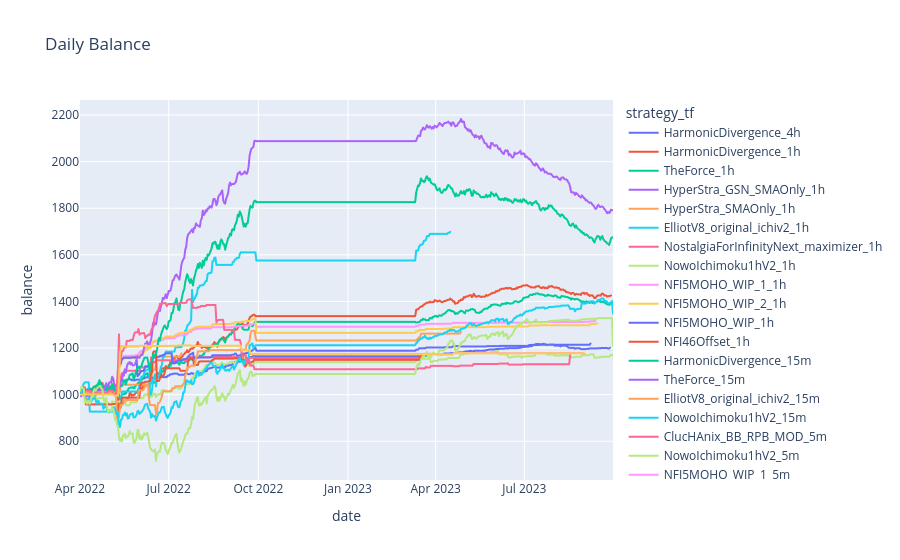
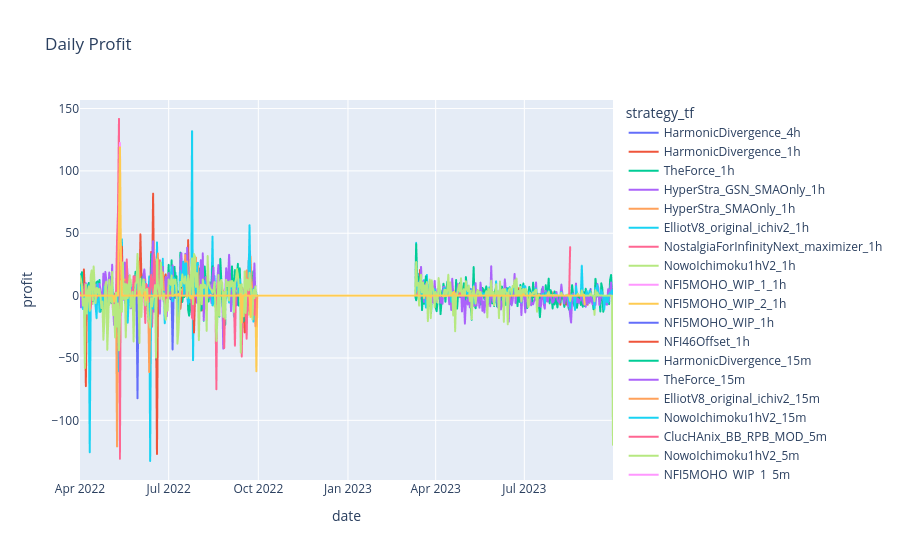
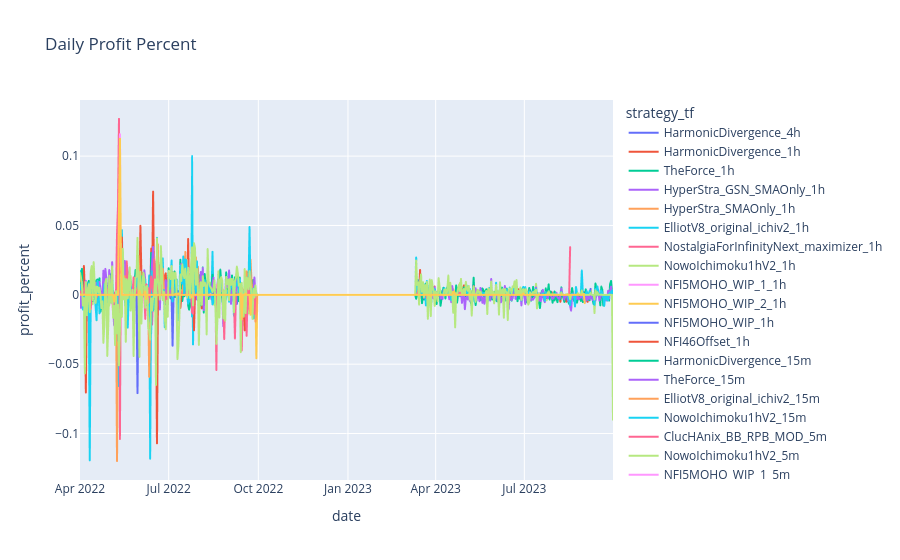

Notebook code cell kept with these figures, in order:
### Markdown cell above
# Plots & Data Analysis

### Code cell
# Plots Daily Balance for each strategy_timeframe 
fig = px.line(summary_df, x='date', y='balance', color= 'strategy_tf', title='Daily Balance')
fig.show()
# Plots Daily Profit for each strategy
fig = px.line(summary_df, x='date', y='profit', color='strategy_tf', title='Daily Profit')
fig.show()
# Plots Daily Profit Percent for each strategy
fig = px.line(summary_df, x='date', y='profit_percent', color='strategy_tf', title='Daily Profit Percent')
fig.show()

### Figure 1 — Plotly figure (JSON) as saved in the notebook; plotly's stock layout.template omitted (floating-point values rounded to 4 significant figures; data arrays with more than 128 entries replaced by an {"elided": "..."} marker saying what was removed)
{"data": [{"hovertemplate": "strategy_tf=HarmonicDivergence_4h<br>date=%{x}<br>balance=%{y}<extra></extra>", "legendgroup": "HarmonicDivergence_4h", "line": {"color": "#636efa", "dash": "solid"}, "marker": {"symbol": "circle"}, "mode": "lines", "name": "HarmonicDivergence_4h", "showlegend": true, "type": "scattergl", "x": {"elided": "545 str values"}, "xaxis": "x", "y": {"elided": "545 float values"}, "yaxis": "y"}, {"hovertemplate": "strategy_tf=HarmonicDivergence_1h<br>date=%{x}<br>balance=%{y}<extra></extra>", "legendgroup": "HarmonicDivergence_1h", "line": {"color": "#EF553B", "dash": "solid"}, "marker": {"symbol": "circle"}, "mode": "lines", "name": "HarmonicDivergence_1h", "showlegend": true, "type": "scattergl", "x": {"elided": "546 str values"}, "xaxis": "x", "y": {"elided": "546 float values"}, "yaxis": "y"}, {"hovertemplate": "strategy_tf=TheForce_1h<br>date=%{x}<br>balance=%{y}<extra></extra>", "legendgroup": "TheForce_1h", "line": {"color": "#00cc96", "dash": "solid"}, "marker": {"symbol": "circle"}, "mode": "lines", "name": "TheForce_1h", "showlegend": true, "type": "scattergl", "x": {"elided": "546 str values"}, "xaxis": "x", "y": {"elided": "546 float values"}, "yaxis": "y"}, {"hovertemplate": "strategy_tf=HyperStra_GSN_SMAOnly_1h<br>date=%{x}<br>balance=%{y}<extra></extra>", "legendgroup": "HyperStra_GSN_SMAOnly_1h", "line": {"color": "#ab63fa", "dash": "solid"}, "marker": {"symbol": "circle"}, "mode": "lines", "name": "HyperStra_GSN_SMAOnly_1h", "showlegend": true, "type": "scattergl", "x": ["2022-05-12", "2022-05-13", "2022-05-14", "2022-05-15", "2022-05-16", "2022-05-17", "2022-05-18", "2022-05-19", "2022-05-20", "2022-05-21", "2022-05-22", "2022-05-23", "2022-05-24", "2022-05-25", "2022-05-26", "2022-05-27", "2022-05-28", "2022-05-29", "2022-05-30", "2022-05-31", "2022-06-01", "2022-06-02", "2022-06-03", "2022-06-04", "2022-06-05", "2022-06-06", "2022-06-07", "2022-06-08", "2022-06-09", "2022-06-10", "2022-06-11", "2022-06-12", "2022-06-13", "2022-06-14", "2022-06-15", "2022-06-16", "2022-06-17", "2022-06-18", "2022-06-19", "2022-06-20", "2022-06-21", "2022-06-22", "2022-06-23", "2022-06-24", "2022-06-25", "2022-06-26", "2022-06-27", "2022-06-28", "2022-06-29", "2022-06-30", "2022-07-01", "2022-07-02", "2022-07-03", "2022-07-04", "2022-07-05", "2022-07-06", "2022-07-07", "2022-07-08", "2022-07-09", "2022-07-10", "2022-07-11", "2022-07-12", "2022-07-13", "2022-07-14"], "xaxis": "x", "y": [1012.0, 1043.0, 1043.0, 1043.0, 1043.0, 1043.0, 1043.0, 1043.0, 1043.0, 1043.0, 1043.0, 1043.0, 1043.0, 1043.0, 1043.0, 1043.0, 1043.0, 1043.0, 1043.0, 1043.0, 1043.0, 1043.0, 1043.0, 1043.0, 1043.0, 1043.0, 1043.0, 1043.0, 1043.0, 1043.0, 1043.0, 1043.0, 1078.0, 1087.0, 1108.0, 1108.0, 1108.0, 1129.0, 1163.0, 1163.0, 1163.0, 1163.0, 1163.0, 1163.0, 1163.0, 1163.0, 1163.0, 1163.0, 1163.0, 1163.0, 1163.0, 1163.0, 1163.0, 1163.0, 1163.0, 1163.0, 1163.0, 1163.0, 1163.0, 1163.0, 1163.0, 1163.0, 1168.0, 1178.0], "yaxis": "y"}, {"hovertemplate": "strategy_tf=HyperStra_SMAOnly_1h<br>date=%{x}<br>balance=%{y}<extra></extra>", "legendgroup": "HyperStra_SMAOnly_1h", "line": {"color": "#FFA15A", "dash": "solid"}, "marker": {"symbol": "circle"}, "mode": "lines", "name": "HyperStra_SMAOnly_1h", "showlegend": true, "type": "scattergl", "x": ["2022-05-12", "2022-05-13", "2022-05-14", "2022-05-15", "2022-05-16", "2022-05-17", "2022-05-18", "2022-05-19", "2022-05-20", "2022-05-21", "2022-05-22", "2022-05-23", "2022-05-24", "2022-05-25", "2022-05-26", "2022-05-27", "2022-05-28", "2022-05-29", "2022-05-30", "2022-05-31", "2022-06-01", "2022-06-02", "2022-06-03", "2022-06-04", "2022-06-05", "2022-06-06", "2022-06-07", "2022-06-08", "2022-06-09", "2022-06-10", "2022-06-11", "2022-06-12", "2022-06-13", "2022-06-14", "2022-06-15", "2022-06-16", "2022-06-17", "2022-06-18", "2022-06-19", "2022-06-20", "2022-06-21", "2022-06-22", "2022-06-23", "2022-06-24", "2022-06-25", "2022-06-26", "2022-06-27", "2022-06-28", "2022-06-29", "2022-06-30", "2022-07-01", "2022-07-02", "2022-07-03", "2022-07-04", "2022-07-05", "2022-07-06", "2022-07-07", "2022-07-08", "2022-07-09", "2022-07-10", "2022-07-11", "2022-07-12", "2022-07-13", "2022-07-14"], "xaxis": "x", "y": [1012.0, 1043.0, 1043.0, 1043.0, 1043.0, 1043.0, 1043.0, 1043.0, 1043.0, 1043.0, 1043.0, 1043.0, 1043.0, 1043.0, 1043.0, 1043.0, 1043.0, 1043.0, 1043.0, 1043.0, 1043.0, 1043.0, 1043.0, 1043.0, 1043.0, 1043.0, 1043.0, 1043.0, 1043.0, 1043.0, 1043.0, 1043.0, 1078.0, 1087.0, 1108.0, 1108.0, 1108.0, 1129.0, 1163.0, 1163.0, 1163.0, 1163.0, 1163.0, 1163.0, 1163.0, 1163.0, 1163.0, 1163.0, 1163.0, 1163.0, 1163.0, 1163.0, 1163.0, 1163.0, 1163.0, 1163.0, 1163.0, 1163.0, 1163.0, 1163.0, 1163.0, 1163.0, 1168.0, 1178.0], "yaxis": "y"}, {"hovertemplate": "strategy_tf=ElliotV8_original_ichiv2_1h<br>date=%{x}<br>balance=%{y}<extra></extra>", "legendgroup": "ElliotV8_original_ichiv2_1h", "line": {"color": "#19d3f3", "dash": "solid"}, "marker": {"symbol": "circle"}, "mode": "lines", "name": "ElliotV8_original_ichiv2_1h", "showlegend": true, "type": "scattergl", "x": {"elided": "381 str values"}, "xaxis": "x", "y": {"elided": "381 float values"}, "yaxis": "y"}, {"hovertemplate": "strategy_tf=NostalgiaForInfinityNext_maximizer_1h<br>date=%{x}<br>balance=%{y}<extra></extra>", "legendgroup": "NostalgiaForInfinityNext_maximizer_1h", "line": {"color": "#FF6692", "dash": "solid"}, "marker": {"symbol": "circle"}, "mode": "lines", "name": "NostalgiaForInfinityNext_maximizer_1h", "showlegend": true, "type": "scattergl", "x": {"elided": "347 str values"}, "xaxis": "x", "y": {"elided": "347 float values"}, "yaxis": "y"}, {"hovertemplate": "strategy_tf=NowoIchimoku1hV2_1h<br>date=%{x}<br>balance=%{y}<extra></extra>", "legendgroup": "NowoIchimoku1hV2_1h", "line": {"color": "#B6E880", "dash": "solid"}, "marker": {"symbol": "circle"}, "mode": "lines", "name": "NowoIchimoku1hV2_1h", "showlegend": true, "type": "scattergl", "x": {"elided": "548 str values"}, "xaxis": "x", "y": {"elided": "548 float values"}, "yaxis": "y"}, {"hovertemplate": "strategy_tf=NFI5MOHO_WIP_1_1h<br>date=%{x}<br>balance=%{y}<extra></extra>", "legendgroup": "NFI5MOHO_WIP_1_1h", "line": {"color": "#FF97FF", "dash": "solid"}, "marker": {"symbol": "circle"}, "mode": "lines", "name": "NFI5MOHO_WIP_1_1h", "showlegend": true, "type": "scattergl", "x": {"elided": "530 str values"}, "xaxis": "x", "y": {"elided": "530 float values"}, "yaxis": "y"}, {"hovertemplate": "strategy_tf=NFI5MOHO_WIP_2_1h<br>date=%{x}<br>balance=%{y}<extra></extra>", "legendgroup": "NFI5MOHO_WIP_2_1h", "line": {"color": "#FECB52", "dash": "solid"}, "marker": {"symbol": "circle"}, "mode": "lines", "name": "NFI5MOHO_WIP_2_1h", "showlegend": true, "type": "scattergl", "x": {"elided": "532 str values"}, "xaxis": "x", "y": {"elided": "532 float values"}, "yaxis": "y"}, {"hovertemplate": "strategy_tf=NFI5MOHO_WIP_1h<br>date=%{x}<br>balance=%{y}<extra></extra>", "legendgroup": "NFI5MOHO_WIP_1h", "line": {"color": "#636efa", "dash": "solid"}, "marker": {"symbol": "circle"}, "mode": "lines", "name": "NFI5MOHO_WIP_1h", "showlegend": true, "type": "scattergl", "x": {"elided": "525 str values"}, "xaxis": "x", "y": {"elided": "525 float values"}, "yaxis": "y"}, {"hovertemplate": "strategy_tf=NFI46Offset_1h<br>date=%{x}<br>balance=%{y}<extra></extra>", "legendgroup": "NFI46Offset_1h", "line": {"color": "#EF553B", "dash": "solid"}, "marker": {"symbol": "circle"}, "mode": "lines", "name": "NFI46Offset_1h", "showlegend": true, "type": "scattergl", "x": {"elided": "356 str values"}, "xaxis": "x", "y": {"elided": "356 float values"}, "yaxis": "y"}, {"hovertemplate": "strategy_tf=HarmonicDivergence_15m<br>date=%{x}<br>balance=%{y}<extra></extra>", "legendgroup": "HarmonicDivergence_15m", "line": {"color": "#00cc96", "dash": "solid"}, "marker": {"symbol": "circle"}, "mode": "lines", "name": "HarmonicDivergence_15m", "showlegend": true, "type": "scattergl", "x": {"elided": "548 str values"}, "xaxis": "x", "y": {"elided": "548 float values"}, "yaxis": "y"}, {"hovertemplate": "strategy_tf=TheForce_15m<br>date=%{x}<br>balance=%{y}<extra></extra>", "legendgroup": "TheForce_15m", "line": {"color": "#ab63fa", "dash": "solid"}, "marker": {"symbol": "circle"}, "mode": "lines", "name": "TheForce_15m", "showlegend": true, "type": "scattergl", "x": {"elided": "548 str values"}, "xaxis": "x", "y": {"elided": "548 float values"}, "yaxis": "y"}, {"hovertemplate": "strategy_tf=ElliotV8_original_ichiv2_15m<br>date=%{x}<br>balance=%{y}<extra></extra>", "legendgroup": "ElliotV8_original_ichiv2_15m", "line": {"color": "#FFA15A", "dash": "solid"}, "marker": {"symbol": "circle"}, "mode": "lines", "name": "ElliotV8_original_ichiv2_15m", "showlegend": true, "type": "scattergl", "x": {"elided": "390 str values"}, "xaxis": "x", "y": {"elided": "390 float values"}, "yaxis": "y"}, {"hovertemplate": "strategy_tf=NowoIchimoku1hV2_15m<br>date=%{x}<br>balance=%{y}<extra></extra>", "legendgroup": "NowoIchimoku1hV2_15m", "line": {"color": "#19d3f3", "dash": "solid"}, "marker": {"symbol": "circle"}, "mode": "lines", "name": "NowoIchimoku1hV2_15m", "showlegend": true, "type": "scattergl", "x": {"elided": "548 str values"}, "xaxis": "x", "y": {"elided": "548 float values"}, "yaxis": "y"}, {"hovertemplate": "strategy_tf=ClucHAnix_BB_RPB_MOD_5m<br>date=%{x}<br>balance=%{y}<extra></extra>", "legendgroup": "ClucHAnix_BB_RPB_MOD_5m", "line": {"color": "#FF6692", "dash": "solid"}, "marker": {"symbol": "circle"}, "mode": "lines", "name": "ClucHAnix_BB_RPB_MOD_5m", "showlegend": true, "type": "scattergl", "x": {"elided": "504 str values"}, "xaxis": "x", "y": {"elided": "504 float values"}, "yaxis": "y"}, {"hovertemplate": "strategy_tf=NowoIchimoku1hV2_5m<br>date=%{x}<br>balance=%{y}<extra></extra>", "legendgroup": "NowoIchimoku1hV2_5m", "line": {"color": "#B6E880", "dash": "solid"}, "marker": {"symbol": "circle"}, "mode": "lines", "name": "NowoIchimoku1hV2_5m", "showlegend": true, "type": "scattergl", "x": {"elided": "548 str values"}, "xaxis": "x", "y": {"elided": "548 float values"}, "yaxis": "y"}, {"hovertemplate": "strategy_tf=NFI5MOHO_WIP_1_5m<br>date=%{x}<br>balance=%{y}<extra></extra>", "legendgroup": "NFI5MOHO_WIP_1_5m", "line": {"color": "#FF97FF", "dash": "solid"}, "marker": {"symbol": "circle"}, "mode": "lines", "name": "NFI5MOHO_WIP_1_5m", "showlegend": true, "type": "scattergl", "x": {"elided": "519 str values"}, "xaxis": "x", "y": {"elided": "519 float values"}, "yaxis": "y"}, {"hovertemplate": "strategy_tf=NFI5MOHO_WIP_2_5m<br>date=%{x}<br>balance=%{y}<extra></extra>", "legendgroup": "NFI5MOHO_WIP_2_5m", "line": {"color": "#FECB52", "dash": "solid"}, "marker": {"symbol": "circle"}, "mode": "lines", "name": "NFI5MOHO_WIP_2_5m", "showlegend": true, "type": "scattergl", "x": {"elided": "519 str values"}, "xaxis": "x", "y": {"elided": "519 float values"}, "yaxis": "y"}], "layout": {"legend": {"title": {"text": "strategy_tf"}, "tracegroupgap": 0}, "title": {"text": "Daily Balance"}, "xaxis": {"anchor": "y", "domain": [0, 1], "title": {"text": "date"}}, "yaxis": {"anchor": "x", "domain": [0, 1], "title": {"text": "balance"}}}}

### Figure 2 — Plotly figure (JSON) as saved in the notebook; plotly's stock layout.template omitted (floating-point values rounded to 4 significant figures; data arrays with more than 128 entries replaced by an {"elided": "..."} marker saying what was removed)
{"data": [{"hovertemplate": "strategy_tf=HarmonicDivergence_4h<br>date=%{x}<br>profit=%{y}<extra></extra>", "legendgroup": "HarmonicDivergence_4h", "line": {"color": "#636efa", "dash": "solid"}, "marker": {"symbol": "circle"}, "mode": "lines", "name": "HarmonicDivergence_4h", "showlegend": true, "type": "scattergl", "x": {"elided": "545 str values"}, "xaxis": "x", "y": {"elided": "545 float values"}, "yaxis": "y"}, {"hovertemplate": "strategy_tf=HarmonicDivergence_1h<br>date=%{x}<br>profit=%{y}<extra></extra>", "legendgroup": "HarmonicDivergence_1h", "line": {"color": "#EF553B", "dash": "solid"}, "marker": {"symbol": "circle"}, "mode": "lines", "name": "HarmonicDivergence_1h", "showlegend": true, "type": "scattergl", "x": {"elided": "546 str values"}, "xaxis": "x", "y": {"elided": "546 float values"}, "yaxis": "y"}, {"hovertemplate": "strategy_tf=TheForce_1h<br>date=%{x}<br>profit=%{y}<extra></extra>", "legendgroup": "TheForce_1h", "line": {"color": "#00cc96", "dash": "solid"}, "marker": {"symbol": "circle"}, "mode": "lines", "name": "TheForce_1h", "showlegend": true, "type": "scattergl", "x": {"elided": "546 str values"}, "xaxis": "x", "y": {"elided": "546 float values"}, "yaxis": "y"}, {"hovertemplate": "strategy_tf=HyperStra_GSN_SMAOnly_1h<br>date=%{x}<br>profit=%{y}<extra></extra>", "legendgroup": "HyperStra_GSN_SMAOnly_1h", "line": {"color": "#ab63fa", "dash": "solid"}, "marker": {"symbol": "circle"}, "mode": "lines", "name": "HyperStra_GSN_SMAOnly_1h", "showlegend": true, "type": "scattergl", "x": ["2022-05-12", "2022-05-13", "2022-05-14", "2022-05-15", "2022-05-16", "2022-05-17", "2022-05-18", "2022-05-19", "2022-05-20", "2022-05-21", "2022-05-22", "2022-05-23", "2022-05-24", "2022-05-25", "2022-05-26", "2022-05-27", "2022-05-28", "2022-05-29", "2022-05-30", "2022-05-31", "2022-06-01", "2022-06-02", "2022-06-03", "2022-06-04", "2022-06-05", "2022-06-06", "2022-06-07", "2022-06-08", "2022-06-09", "2022-06-10", "2022-06-11", "2022-06-12", "2022-06-13", "2022-06-14", "2022-06-15", "2022-06-16", "2022-06-17", "2022-06-18", "2022-06-19", "2022-06-20", "2022-06-21", "2022-06-22", "2022-06-23", "2022-06-24", "2022-06-25", "2022-06-26", "2022-06-27", "2022-06-28", "2022-06-29", "2022-06-30", "2022-07-01", "2022-07-02", "2022-07-03", "2022-07-04", "2022-07-05", "2022-07-06", "2022-07-07", "2022-07-08", "2022-07-09", "2022-07-10", "2022-07-11", "2022-07-12", "2022-07-13", "2022-07-14"], "xaxis": "x", "y": [12.48, 30.36, 0.0, 0.0, 0.0, 0.0, 0.0, 0.0, 0.0, 0.0, 0.0, 0.0, 0.0, 0.0, 0.0, 0.0, 0.0, 0.0, 0.0, 0.0, 0.0, 0.0, 0.0, 0.0, 0.0, 0.0, 0.0, 0.0, 0.0, 0.0, 0.0, 0.0, 34.78, 8.956, 21.08, 0.0, 0.0, 21.8, 33.94, 0.0, 0.0, 0.0, 0.0, 0.0, 0.0, 0.0, 0.0, 0.0, 0.0, 0.0, 0.0, 0.0, 0.0, 0.0, 0.0, 0.0, 0.0, 0.0, 0.0, 0.0, 0.0, 0.0, 4.63, 9.561], "yaxis": "y"}, {"hovertemplate": "strategy_tf=HyperStra_SMAOnly_1h<br>date=%{x}<br>profit=%{y}<extra></extra>", "legendgroup": "HyperStra_SMAOnly_1h", "line": {"color": "#FFA15A", "dash": "solid"}, "marker": {"symbol": "circle"}, "mode": "lines", "name": "HyperStra_SMAOnly_1h", "showlegend": true, "type": "scattergl", "x": ["2022-05-12", "2022-05-13", "2022-05-14", "2022-05-15", "2022-05-16", "2022-05-17", "2022-05-18", "2022-05-19", "2022-05-20", "2022-05-21", "2022-05-22", "2022-05-23", "2022-05-24", "2022-05-25", "2022-05-26", "2022-05-27", "2022-05-28", "2022-05-29", "2022-05-30", "2022-05-31", "2022-06-01", "2022-06-02", "2022-06-03", "2022-06-04", "2022-06-05", "2022-06-06", "2022-06-07", "2022-06-08", "2022-06-09", "2022-06-10", "2022-06-11", "2022-06-12", "2022-06-13", "2022-06-14", "2022-06-15", "2022-06-16", "2022-06-17", "2022-06-18", "2022-06-19", "2022-06-20", "2022-06-21", "2022-06-22", "2022-06-23", "2022-06-24", "2022-06-25", "2022-06-26", "2022-06-27", "2022-06-28", "2022-06-29", "2022-06-30", "2022-07-01", "2022-07-02", "2022-07-03", "2022-07-04", "2022-07-05", "2022-07-06", "2022-07-07", "2022-07-08", "2022-07-09", "2022-07-10", "2022-07-11", "2022-07-12", "2022-07-13", "2022-07-14"], "xaxis": "x", "y": [12.48, 30.36, 0.0, 0.0, 0.0, 0.0, 0.0, 0.0, 0.0, 0.0, 0.0, 0.0, 0.0, 0.0, 0.0, 0.0, 0.0, 0.0, 0.0, 0.0, 0.0, 0.0, 0.0, 0.0, 0.0, 0.0, 0.0, 0.0, 0.0, 0.0, 0.0, 0.0, 34.78, 8.956, 21.08, 0.0, 0.0, 21.8, 33.94, 0.0, 0.0, 0.0, 0.0, 0.0, 0.0, 0.0, 0.0, 0.0, 0.0, 0.0, 0.0, 0.0, 0.0, 0.0, 0.0, 0.0, 0.0, 0.0, 0.0, 0.0, 0.0, 0.0, 4.63, 9.561], "yaxis": "y"}, {"hovertemplate": "strategy_tf=ElliotV8_original_ichiv2_1h<br>date=%{x}<br>profit=%{y}<extra></extra>", "legendgroup": "ElliotV8_original_ichiv2_1h", "line": {"color": "#19d3f3", "dash": "solid"}, "marker": {"symbol": "circle"}, "mode": "lines", "name": "ElliotV8_original_ichiv2_1h", "showlegend": true, "type": "scattergl", "x": {"elided": "381 str values"}, "xaxis": "x", "y": {"elided": "381 float values"}, "yaxis": "y"}, {"hovertemplate": "strategy_tf=NostalgiaForInfinityNext_maximizer_1h<br>date=%{x}<br>profit=%{y}<extra></extra>", "legendgroup": "NostalgiaForInfinityNext_maximizer_1h", "line": {"color": "#FF6692", "dash": "solid"}, "marker": {"symbol": "circle"}, "mode": "lines", "name": "NostalgiaForInfinityNext_maximizer_1h", "showlegend": true, "type": "scattergl", "x": {"elided": "347 str values"}, "xaxis": "x", "y": {"elided": "347 float values"}, "yaxis": "y"}, {"hovertemplate": "strategy_tf=NowoIchimoku1hV2_1h<br>date=%{x}<br>profit=%{y}<extra></extra>", "legendgroup": "NowoIchimoku1hV2_1h", "line": {"color": "#B6E880", "dash": "solid"}, "marker": {"symbol": "circle"}, "mode": "lines", "name": "NowoIchimoku1hV2_1h", "showlegend": true, "type": "scattergl", "x": {"elided": "548 str values"}, "xaxis": "x", "y": {"elided": "548 float values"}, "yaxis": "y"}, {"hovertemplate": "strategy_tf=NFI5MOHO_WIP_1_1h<br>date=%{x}<br>profit=%{y}<extra></extra>", "legendgroup": "NFI5MOHO_WIP_1_1h", "line": {"color": "#FF97FF", "dash": "solid"}, "marker": {"symbol": "circle"}, "mode": "lines", "name": "NFI5MOHO_WIP_1_1h", "showlegend": true, "type": "scattergl", "x": {"elided": "530 str values"}, "xaxis": "x", "y": {"elided": "530 float values"}, "yaxis": "y"}, {"hovertemplate": "strategy_tf=NFI5MOHO_WIP_2_1h<br>date=%{x}<br>profit=%{y}<extra></extra>", "legendgroup": "NFI5MOHO_WIP_2_1h", "line": {"color": "#FECB52", "dash": "solid"}, "marker": {"symbol": "circle"}, "mode": "lines", "name": "NFI5MOHO_WIP_2_1h", "showlegend": true, "type": "scattergl", "x": {"elided": "532 str values"}, "xaxis": "x", "y": {"elided": "532 float values"}, "yaxis": "y"}, {"hovertemplate": "strategy_tf=NFI5MOHO_WIP_1h<br>date=%{x}<br>profit=%{y}<extra></extra>", "legendgroup": "NFI5MOHO_WIP_1h", "line": {"color": "#636efa", "dash": "solid"}, "marker": {"symbol": "circle"}, "mode": "lines", "name": "NFI5MOHO_WIP_1h", "showlegend": true, "type": "scattergl", "x": {"elided": "525 str values"}, "xaxis": "x", "y": {"elided": "525 float values"}, "yaxis": "y"}, {"hovertemplate": "strategy_tf=NFI46Offset_1h<br>date=%{x}<br>profit=%{y}<extra></extra>", "legendgroup": "NFI46Offset_1h", "line": {"color": "#EF553B", "dash": "solid"}, "marker": {"symbol": "circle"}, "mode": "lines", "name": "NFI46Offset_1h", "showlegend": true, "type": "scattergl", "x": {"elided": "356 str values"}, "xaxis": "x", "y": {"elided": "356 float values"}, "yaxis": "y"}, {"hovertemplate": "strategy_tf=HarmonicDivergence_15m<br>date=%{x}<br>profit=%{y}<extra></extra>", "legendgroup": "HarmonicDivergence_15m", "line": {"color": "#00cc96", "dash": "solid"}, "marker": {"symbol": "circle"}, "mode": "lines", "name": "HarmonicDivergence_15m", "showlegend": true, "type": "scattergl", "x": {"elided": "548 str values"}, "xaxis": "x", "y": {"elided": "548 float values"}, "yaxis": "y"}, {"hovertemplate": "strategy_tf=TheForce_15m<br>date=%{x}<br>profit=%{y}<extra></extra>", "legendgroup": "TheForce_15m", "line": {"color": "#ab63fa", "dash": "solid"}, "marker": {"symbol": "circle"}, "mode": "lines", "name": "TheForce_15m", "showlegend": true, "type": "scattergl", "x": {"elided": "548 str values"}, "xaxis": "x", "y": {"elided": "548 float values"}, "yaxis": "y"}, {"hovertemplate": "strategy_tf=ElliotV8_original_ichiv2_15m<br>date=%{x}<br>profit=%{y}<extra></extra>", "legendgroup": "ElliotV8_original_ichiv2_15m", "line": {"color": "#FFA15A", "dash": "solid"}, "marker": {"symbol": "circle"}, "mode": "lines", "name": "ElliotV8_original_ichiv2_15m", "showlegend": true, "type": "scattergl", "x": {"elided": "390 str values"}, "xaxis": "x", "y": {"elided": "390 float values"}, "yaxis": "y"}, {"hovertemplate": "strategy_tf=NowoIchimoku1hV2_15m<br>date=%{x}<br>profit=%{y}<extra></extra>", "legendgroup": "NowoIchimoku1hV2_15m", "line": {"color": "#19d3f3", "dash": "solid"}, "marker": {"symbol": "circle"}, "mode": "lines", "name": "NowoIchimoku1hV2_15m", "showlegend": true, "type": "scattergl", "x": {"elided": "548 str values"}, "xaxis": "x", "y": {"elided": "548 float values"}, "yaxis": "y"}, {"hovertemplate": "strategy_tf=ClucHAnix_BB_RPB_MOD_5m<br>date=%{x}<br>profit=%{y}<extra></extra>", "legendgroup": "ClucHAnix_BB_RPB_MOD_5m", "line": {"color": "#FF6692", "dash": "solid"}, "marker": {"symbol": "circle"}, "mode": "lines", "name": "ClucHAnix_BB_RPB_MOD_5m", "showlegend": true, "type": "scattergl", "x": {"elided": "504 str values"}, "xaxis": "x", "y": {"elided": "504 float values"}, "yaxis": "y"}, {"hovertemplate": "strategy_tf=NowoIchimoku1hV2_5m<br>date=%{x}<br>profit=%{y}<extra></extra>", "legendgroup": "NowoIchimoku1hV2_5m", "line": {"color": "#B6E880", "dash": "solid"}, "marker": {"symbol": "circle"}, "mode": "lines", "name": "NowoIchimoku1hV2_5m", "showlegend": true, "type": "scattergl", "x": {"elided": "548 str values"}, "xaxis": "x", "y": {"elided": "548 float values"}, "yaxis": "y"}, {"hovertemplate": "strategy_tf=NFI5MOHO_WIP_1_5m<br>date=%{x}<br>profit=%{y}<extra></extra>", "legendgroup": "NFI5MOHO_WIP_1_5m", "line": {"color": "#FF97FF", "dash": "solid"}, "marker": {"symbol": "circle"}, "mode": "lines", "name": "NFI5MOHO_WIP_1_5m", "showlegend": true, "type": "scattergl", "x": {"elided": "519 str values"}, "xaxis": "x", "y": {"elided": "519 float values"}, "yaxis": "y"}, {"hovertemplate": "strategy_tf=NFI5MOHO_WIP_2_5m<br>date=%{x}<br>profit=%{y}<extra></extra>", "legendgroup": "NFI5MOHO_WIP_2_5m", "line": {"color": "#FECB52", "dash": "solid"}, "marker": {"symbol": "circle"}, "mode": "lines", "name": "NFI5MOHO_WIP_2_5m", "showlegend": true, "type": "scattergl", "x": {"elided": "519 str values"}, "xaxis": "x", "y": {"elided": "519 float values"}, "yaxis": "y"}], "layout": {"legend": {"title": {"text": "strategy_tf"}, "tracegroupgap": 0}, "title": {"text": "Daily Profit"}, "xaxis": {"anchor": "y", "domain": [0, 1], "title": {"text": "date"}}, "yaxis": {"anchor": "x", "domain": [0, 1], "title": {"text": "profit"}}}}

### Figure 3 — Plotly figure (JSON) as saved in the notebook; plotly's stock layout.template omitted (floating-point values rounded to 4 significant figures; data arrays with more than 128 entries replaced by an {"elided": "..."} marker saying what was removed)
{"data": [{"hovertemplate": "strategy_tf=HarmonicDivergence_4h<br>date=%{x}<br>profit_percent=%{y}<extra></extra>", "legendgroup": "HarmonicDivergence_4h", "line": {"color": "#636efa", "dash": "solid"}, "marker": {"symbol": "circle"}, "mode": "lines", "name": "HarmonicDivergence_4h", "showlegend": true, "type": "scattergl", "x": {"elided": "545 str values"}, "xaxis": "x", "y": {"elided": "545 float values"}, "yaxis": "y"}, {"hovertemplate": "strategy_tf=HarmonicDivergence_1h<br>date=%{x}<br>profit_percent=%{y}<extra></extra>", "legendgroup": "HarmonicDivergence_1h", "line": {"color": "#EF553B", "dash": "solid"}, "marker": {"symbol": "circle"}, "mode": "lines", "name": "HarmonicDivergence_1h", "showlegend": true, "type": "scattergl", "x": {"elided": "546 str values"}, "xaxis": "x", "y": {"elided": "546 float values"}, "yaxis": "y"}, {"hovertemplate": "strategy_tf=TheForce_1h<br>date=%{x}<br>profit_percent=%{y}<extra></extra>", "legendgroup": "TheForce_1h", "line": {"color": "#00cc96", "dash": "solid"}, "marker": {"symbol": "circle"}, "mode": "lines", "name": "TheForce_1h", "showlegend": true, "type": "scattergl", "x": {"elided": "546 str values"}, "xaxis": "x", "y": {"elided": "546 float values"}, "yaxis": "y"}, {"hovertemplate": "strategy_tf=HyperStra_GSN_SMAOnly_1h<br>date=%{x}<br>profit_percent=%{y}<extra></extra>", "legendgroup": "HyperStra_GSN_SMAOnly_1h", "line": {"color": "#ab63fa", "dash": "solid"}, "marker": {"symbol": "circle"}, "mode": "lines", "name": "HyperStra_GSN_SMAOnly_1h", "showlegend": true, "type": "scattergl", "x": ["2022-05-12", "2022-05-13", "2022-05-14", "2022-05-15", "2022-05-16", "2022-05-17", "2022-05-18", "2022-05-19", "2022-05-20", "2022-05-21", "2022-05-22", "2022-05-23", "2022-05-24", "2022-05-25", "2022-05-26", "2022-05-27", "2022-05-28", "2022-05-29", "2022-05-30", "2022-05-31", "2022-06-01", "2022-06-02", "2022-06-03", "2022-06-04", "2022-06-05", "2022-06-06", "2022-06-07", "2022-06-08", "2022-06-09", "2022-06-10", "2022-06-11", "2022-06-12", "2022-06-13", "2022-06-14", "2022-06-15", "2022-06-16", "2022-06-17", "2022-06-18", "2022-06-19", "2022-06-20", "2022-06-21", "2022-06-22", "2022-06-23", "2022-06-24", "2022-06-25", "2022-06-26", "2022-06-27", "2022-06-28", "2022-06-29", "2022-06-30", "2022-07-01", "2022-07-02", "2022-07-03", "2022-07-04", "2022-07-05", "2022-07-06", "2022-07-07", "2022-07-08", "2022-07-09", "2022-07-10", "2022-07-11", "2022-07-12", "2022-07-13", "2022-07-14"], "xaxis": "x", "y": [0.01248, 0.02999, 0.0, 0.0, 0.0, 0.0, 0.0, 0.0, 0.0, 0.0, 0.0, 0.0, 0.0, 0.0, 0.0, 0.0, 0.0, 0.0, 0.0, 0.0, 0.0, 0.0, 0.0, 0.0, 0.0, 0.0, 0.0, 0.0, 0.0, 0.0, 0.0, 0.0, 0.03336, 0.008311, 0.0194, 0.0, 0.0, 0.01968, 0.03005, 0.0, 0.0, 0.0, 0.0, 0.0, 0.0, 0.0, 0.0, 0.0, 0.0, 0.0, 0.0, 0.0, 0.0, 0.0, 0.0, 0.0, 0.0, 0.0, 0.0, 0.0, 0.0, 0.0, 0.003979, 0.008185], "yaxis": "y"}, {"hovertemplate": "strategy_tf=HyperStra_SMAOnly_1h<br>date=%{x}<br>profit_percent=%{y}<extra></extra>", "legendgroup": "HyperStra_SMAOnly_1h", "line": {"color": "#FFA15A", "dash": "solid"}, "marker": {"symbol": "circle"}, "mode": "lines", "name": "HyperStra_SMAOnly_1h", "showlegend": true, "type": "scattergl", "x": ["2022-05-12", "2022-05-13", "2022-05-14", "2022-05-15", "2022-05-16", "2022-05-17", "2022-05-18", "2022-05-19", "2022-05-20", "2022-05-21", "2022-05-22", "2022-05-23", "2022-05-24", "2022-05-25", "2022-05-26", "2022-05-27", "2022-05-28", "2022-05-29", "2022-05-30", "2022-05-31", "2022-06-01", "2022-06-02", "2022-06-03", "2022-06-04", "2022-06-05", "2022-06-06", "2022-06-07", "2022-06-08", "2022-06-09", "2022-06-10", "2022-06-11", "2022-06-12", "2022-06-13", "2022-06-14", "2022-06-15", "2022-06-16", "2022-06-17", "2022-06-18", "2022-06-19", "2022-06-20", "2022-06-21", "2022-06-22", "2022-06-23", "2022-06-24", "2022-06-25", "2022-06-26", "2022-06-27", "2022-06-28", "2022-06-29", "2022-06-30", "2022-07-01", "2022-07-02", "2022-07-03", "2022-07-04", "2022-07-05", "2022-07-06", "2022-07-07", "2022-07-08", "2022-07-09", "2022-07-10", "2022-07-11", "2022-07-12", "2022-07-13", "2022-07-14"], "xaxis": "x", "y": [0.01248, 0.02999, 0.0, 0.0, 0.0, 0.0, 0.0, 0.0, 0.0, 0.0, 0.0, 0.0, 0.0, 0.0, 0.0, 0.0, 0.0, 0.0, 0.0, 0.0, 0.0, 0.0, 0.0, 0.0, 0.0, 0.0, 0.0, 0.0, 0.0, 0.0, 0.0, 0.0, 0.03336, 0.008311, 0.0194, 0.0, 0.0, 0.01968, 0.03005, 0.0, 0.0, 0.0, 0.0, 0.0, 0.0, 0.0, 0.0, 0.0, 0.0, 0.0, 0.0, 0.0, 0.0, 0.0, 0.0, 0.0, 0.0, 0.0, 0.0, 0.0, 0.0, 0.0, 0.003979, 0.008185], "yaxis": "y"}, {"hovertemplate": "strategy_tf=ElliotV8_original_ichiv2_1h<br>date=%{x}<br>profit_percent=%{y}<extra></extra>", "legendgroup": "ElliotV8_original_ichiv2_1h", "line": {"color": "#19d3f3", "dash": "solid"}, "marker": {"symbol": "circle"}, "mode": "lines", "name": "ElliotV8_original_ichiv2_1h", "showlegend": true, "type": "scattergl", "x": {"elided": "381 str values"}, "xaxis": "x", "y": {"elided": "381 float values"}, "yaxis": "y"}, {"hovertemplate": "strategy_tf=NostalgiaForInfinityNext_maximizer_1h<br>date=%{x}<br>profit_percent=%{y}<extra></extra>", "legendgroup": "NostalgiaForInfinityNext_maximizer_1h", "line": {"color": "#FF6692", "dash": "solid"}, "marker": {"symbol": "circle"}, "mode": "lines", "name": "NostalgiaForInfinityNext_maximizer_1h", "showlegend": true, "type": "scattergl", "x": {"elided": "347 str values"}, "xaxis": "x", "y": {"elided": "347 float values"}, "yaxis": "y"}, {"hovertemplate": "strategy_tf=NowoIchimoku1hV2_1h<br>date=%{x}<br>profit_percent=%{y}<extra></extra>", "legendgroup": "NowoIchimoku1hV2_1h", "line": {"color": "#B6E880", "dash": "solid"}, "marker": {"symbol": "circle"}, "mode": "lines", "name": "NowoIchimoku1hV2_1h", "showlegend": true, "type": "scattergl", "x": {"elided": "548 str values"}, "xaxis": "x", "y": {"elided": "548 float values"}, "yaxis": "y"}, {"hovertemplate": "strategy_tf=NFI5MOHO_WIP_1_1h<br>date=%{x}<br>profit_percent=%{y}<extra></extra>", "legendgroup": "NFI5MOHO_WIP_1_1h", "line": {"color": "#FF97FF", "dash": "solid"}, "marker": {"symbol": "circle"}, "mode": "lines", "name": "NFI5MOHO_WIP_1_1h", "showlegend": true, "type": "scattergl", "x": {"elided": "530 str values"}, "xaxis": "x", "y": {"elided": "530 float values"}, "yaxis": "y"}, {"hovertemplate": "strategy_tf=NFI5MOHO_WIP_2_1h<br>date=%{x}<br>profit_percent=%{y}<extra></extra>", "legendgroup": "NFI5MOHO_WIP_2_1h", "line": {"color": "#FECB52", "dash": "solid"}, "marker": {"symbol": "circle"}, "mode": "lines", "name": "NFI5MOHO_WIP_2_1h", "showlegend": true, "type": "scattergl", "x": {"elided": "532 str values"}, "xaxis": "x", "y": {"elided": "532 float values"}, "yaxis": "y"}, {"hovertemplate": "strategy_tf=NFI5MOHO_WIP_1h<br>date=%{x}<br>profit_percent=%{y}<extra></extra>", "legendgroup": "NFI5MOHO_WIP_1h", "line": {"color": "#636efa", "dash": "solid"}, "marker": {"symbol": "circle"}, "mode": "lines", "name": "NFI5MOHO_WIP_1h", "showlegend": true, "type": "scattergl", "x": {"elided": "525 str values"}, "xaxis": "x", "y": {"elided": "525 float values"}, "yaxis": "y"}, {"hovertemplate": "strategy_tf=NFI46Offset_1h<br>date=%{x}<br>profit_percent=%{y}<extra></extra>", "legendgroup": "NFI46Offset_1h", "line": {"color": "#EF553B", "dash": "solid"}, "marker": {"symbol": "circle"}, "mode": "lines", "name": "NFI46Offset_1h", "showlegend": true, "type": "scattergl", "x": {"elided": "356 str values"}, "xaxis": "x", "y": {"elided": "356 float values"}, "yaxis": "y"}, {"hovertemplate": "strategy_tf=HarmonicDivergence_15m<br>date=%{x}<br>profit_percent=%{y}<extra></extra>", "legendgroup": "HarmonicDivergence_15m", "line": {"color": "#00cc96", "dash": "solid"}, "marker": {"symbol": "circle"}, "mode": "lines", "name": "HarmonicDivergence_15m", "showlegend": true, "type": "scattergl", "x": {"elided": "548 str values"}, "xaxis": "x", "y": {"elided": "548 float values"}, "yaxis": "y"}, {"hovertemplate": "strategy_tf=TheForce_15m<br>date=%{x}<br>profit_percent=%{y}<extra></extra>", "legendgroup": "TheForce_15m", "line": {"color": "#ab63fa", "dash": "solid"}, "marker": {"symbol": "circle"}, "mode": "lines", "name": "TheForce_15m", "showlegend": true, "type": "scattergl", "x": {"elided": "548 str values"}, "xaxis": "x", "y": {"elided": "548 float values"}, "yaxis": "y"}, {"hovertemplate": "strategy_tf=ElliotV8_original_ichiv2_15m<br>date=%{x}<br>profit_percent=%{y}<extra></extra>", "legendgroup": "ElliotV8_original_ichiv2_15m", "line": {"color": "#FFA15A", "dash": "solid"}, "marker": {"symbol": "circle"}, "mode": "lines", "name": "ElliotV8_original_ichiv2_15m", "showlegend": true, "type": "scattergl", "x": {"elided": "390 str values"}, "xaxis": "x", "y": {"elided": "390 float values"}, "yaxis": "y"}, {"hovertemplate": "strategy_tf=NowoIchimoku1hV2_15m<br>date=%{x}<br>profit_percent=%{y}<extra></extra>", "legendgroup": "NowoIchimoku1hV2_15m", "line": {"color": "#19d3f3", "dash": "solid"}, "marker": {"symbol": "circle"}, "mode": "lines", "name": "NowoIchimoku1hV2_15m", "showlegend": true, "type": "scattergl", "x": {"elided": "548 str values"}, "xaxis": "x", "y": {"elided": "548 float values"}, "yaxis": "y"}, {"hovertemplate": "strategy_tf=ClucHAnix_BB_RPB_MOD_5m<br>date=%{x}<br>profit_percent=%{y}<extra></extra>", "legendgroup": "ClucHAnix_BB_RPB_MOD_5m", "line": {"color": "#FF6692", "dash": "solid"}, "marker": {"symbol": "circle"}, "mode": "lines", "name": "ClucHAnix_BB_RPB_MOD_5m", "showlegend": true, "type": "scattergl", "x": {"elided": "504 str values"}, "xaxis": "x", "y": {"elided": "504 float values"}, "yaxis": "y"}, {"hovertemplate": "strategy_tf=NowoIchimoku1hV2_5m<br>date=%{x}<br>profit_percent=%{y}<extra></extra>", "legendgroup": "NowoIchimoku1hV2_5m", "line": {"color": "#B6E880", "dash": "solid"}, "marker": {"symbol": "circle"}, "mode": "lines", "name": "NowoIchimoku1hV2_5m", "showlegend": true, "type": "scattergl", "x": {"elided": "548 str values"}, "xaxis": "x", "y": {"elided": "548 float values"}, "yaxis": "y"}, {"hovertemplate": "strategy_tf=NFI5MOHO_WIP_1_5m<br>date=%{x}<br>profit_percent=%{y}<extra></extra>", "legendgroup": "NFI5MOHO_WIP_1_5m", "line": {"color": "#FF97FF", "dash": "solid"}, "marker": {"symbol": "circle"}, "mode": "lines", "name": "NFI5MOHO_WIP_1_5m", "showlegend": true, "type": "scattergl", "x": {"elided": "519 str values"}, "xaxis": "x", "y": {"elided": "519 float values"}, "yaxis": "y"}, {"hovertemplate": "strategy_tf=NFI5MOHO_WIP_2_5m<br>date=%{x}<br>profit_percent=%{y}<extra></extra>", "legendgroup": "NFI5MOHO_WIP_2_5m", "line": {"color": "#FECB52", "dash": "solid"}, "marker": {"symbol": "circle"}, "mode": "lines", "name": "NFI5MOHO_WIP_2_5m", "showlegend": true, "type": "scattergl", "x": {"elided": "519 str values"}, "xaxis": "x", "y": {"elided": "519 float values"}, "yaxis": "y"}], "layout": {"legend": {"title": {"text": "strategy_tf"}, "tracegroupgap": 0}, "title": {"text": "Daily Profit Percent"}, "xaxis": {"anchor": "y", "domain": [0, 1], "title": {"text": "date"}}, "yaxis": {"anchor": "x", "domain": [0, 1], "title": {"text": "profit_percent"}}}}
